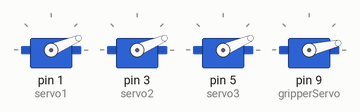
This sketch was run on a simulated Arduino Uno, built with avr-gcc and run on an emulated ATmega328P. Shown: 4 × servo.

Above: at 0.05 s.
At 0.3 s:
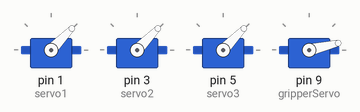
At 0.6 s:
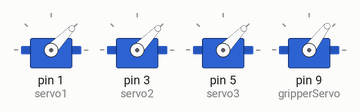
Timing chart, 0 to 3.0 s (numbered marks = the images above):
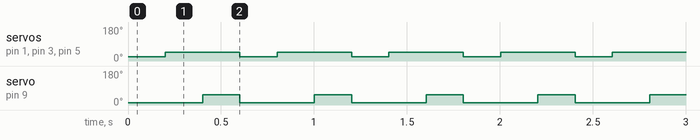

The sketch:

rockbot_servo_angles_2.ino
```cpp
#include <Servo.h>

Servo servo1;
Servo servo2;
Servo servo3;
Servo gripperServo;

int pos1;
int pos2;
int gripOp;
int gripCl;

int pos3 = 25;

void setup() {
    servo1.attach(1);
    servo2.attach(3);
    servo3.attach(5);
    gripperServo.attach(9);

//    servo1.writeMicroseconds(544);
//    servo2.writeMicroseconds(544);
//    servo3.writeMicroseconds(544);

//    int angle = 25;
//    pos1 = map(angle, 0, 270, 0, 180);
//    servo1.write(pos1);
//    servo2.write(pos1);
//    servo3.write(pos1);
//    gripperServo.write(pos1);
//
//    delay(200);
}

void loop() {

  int angle1 = 35;
  pos1 = map(angle1, 0, 270, 0, 180);
  servo1.write(pos1);
  servo2.write(pos1);
  servo3.write(pos1);

  int gripperOpen = 20;
  gripOp = map(gripperOpen, 0, 270, 0, 180);
  gripperServo.write(gripOp);

  delay(200);


  int angle2 = 70;
  pos2 = map(angle2, 0, 270, 0, 180);
  servo1.write(pos2);
  servo2.write(pos2);
  servo3.write(pos2);

  delay(200);

  int gripperClosed = 80;
  gripCl = map(gripperClosed, 0, 270, 0, 180);
  gripperServo.write(gripCl);

  delay(200);


}
```

Measured:
- by itself, servo on pin 1 (servo1), servo on pin 3 (servo2), servo on pin 5 (servo3): alternates 46° for 0.40 s and 23° for 0.20 s
- by itself, servo on pin 9 (gripperServo): alternates 53° for 0.20 s and 13° for 0.40 s
